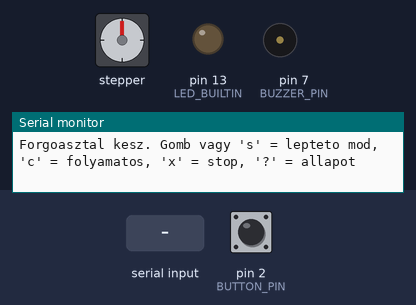
This sketch was run on a simulated Arduino Uno, built with avr-gcc and run on an emulated ATmega328P. On the bench: stepper motor, output pins drawn as LEDs (lit = HIGH), buzzer (waves = sounding), the last lines printed to the serial monitor. Wiring (inferred from the names in the program): stepper motor (2048 steps per turn assumed): coils pin 8, pin 9, pin 10, pin 11. The inputs (shaded band) are chosen by the test bench; at power-on: pin 2 (BUTTON_PIN) HIGH. Pins used as bus, display or sensor lines are not drawn.

Above: at 1.2 s.
1.3 s: pin 2 (BUTTON_PIN) pulled LOW for 0.15 s
At 1.97 s:
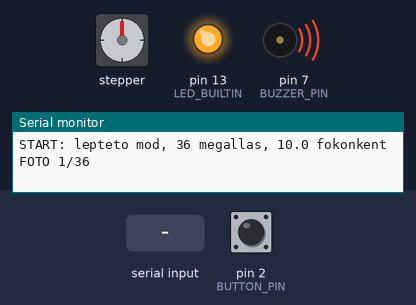
4.4 s: "c90\n" received over Serial
At 7.3 s:
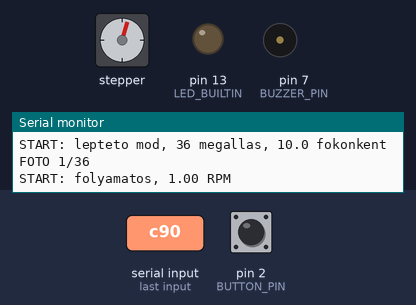
7.4 s: "s90\n" received over Serial
At 8.07 s:
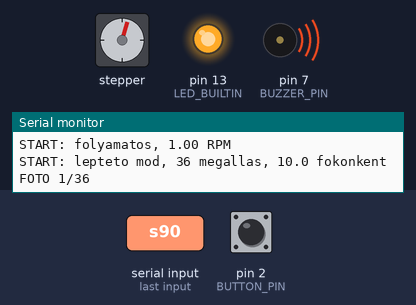
10.4 s: "c,45\n" received over Serial
At 13.3 s:
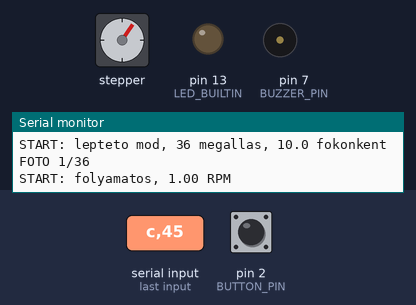
13.4 s: "s,45\n" received over Serial
At 14.07 s:
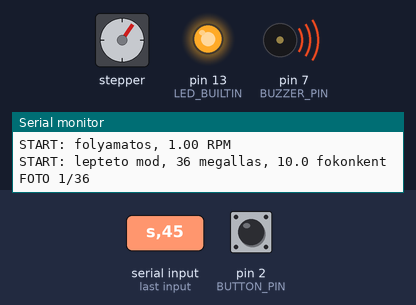
16.4 s: "c\n" received over Serial
At 18.38 s:
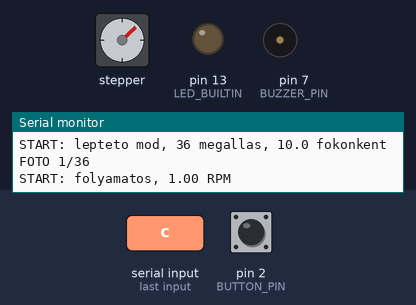
Timing chart, 0 to 22.1 s (numbered marks = the images above; inputs shaded):
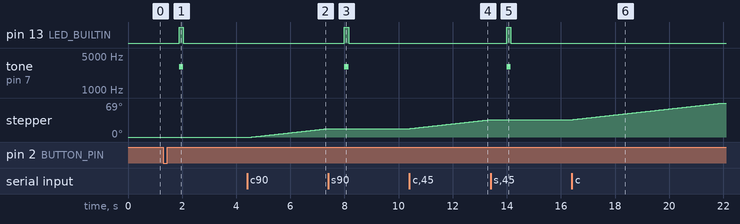

The sketch:

turntable_stepper.ino
```cpp
// Turntable driver: 28BYJ-48 stepper + ULN2003 board on an Arduino Uno/Nano.
//
// Two modes:
//   STEP (default): rotate 360/N degrees, wait until the platform is still, print "FOTO k/N" and beep,
//                   hold still for DWELL ms (the photo is taken by hand meanwhile), repeat N times.
//                   The beep is optional: with no buzzer on D7 it does nothing.
//   CONT:           continuous rotation at RPM (for video mode; ~1 RPM recommended).
//
// Controls: push button on pin 2 (to GND) = start STEP / stop.  Serial monitor at 115200 baud:
//   s = start STEP   c = start CONT   x = stop   ? = status
//   n36 = stops per turn   d2500 = dwell ms   r1.0 = RPM in CONT   b0 / b1 = beep off / on
//
// Wiring: ULN2003 IN1..IN4 → D8..D11, board + → 5V, - → GND (USB power is enough for one 28BYJ-48).
//         Optional piezo buzzer + → D7, - → GND (not used by us).  Button: D2 ↔ GND (optional).
// See README.md next to this file.

const uint8_t COIL_PINS[4] = {8, 9, 10, 11};
const uint8_t BUTTON_PIN = 2;
const uint8_t BUZZER_PIN = 7;

// 28BYJ-48 in half-step mode: 64 half-steps per motor turn x 63.68 gearbox ≈ 4076 per output turn.
// (The often quoted 4096 is 0.5 % off: 1.8° per turn; it would not break photogrammetry either.)
const float STEPS_PER_REV = 4075.77f;
const uint8_t HALF_STEP[8][4] = {
  {1, 0, 0, 0}, {1, 1, 0, 0}, {0, 1, 0, 0}, {0, 1, 1, 0},
  {0, 0, 1, 0}, {0, 0, 1, 1}, {0, 0, 0, 1}, {1, 0, 0, 1},
};

const unsigned long MOVE_STEP_US = 2000;   // half-step period while moving between stops (~7 RPM, gentle)
const unsigned long RAMP_STEP_US = 4000;   // start/end of each move are slower so the object doesn't jerk
const uint8_t RAMP_STEPS = 20;
const unsigned long SETTLE_MS = 600;       // wait for the platform/object to stop wobbling
const unsigned long BEEP_MS = 150;

// Settings (changeable over serial)
int stops = 36;
unsigned long dwellMs = 2500;
float rpm = 1.0f;
bool beepOn = true;

enum Mode { IDLE, STEP_MOVE, STEP_SETTLE, STEP_DWELL, CONT };
Mode mode = IDLE;

long position = 0;          // half-steps since start
long target = 0;
long moveStart = 0;
int stopIndex = 0;          // photo number in the current turn (0 = first)
uint8_t phase = 0;
unsigned long lastStepUs = 0;
unsigned long stateStartMs = 0;
unsigned long contStepUs = 0;
bool lastButton = HIGH;
unsigned long lastButtonMs = 0;
char line[16];
uint8_t lineLen = 0;

void coils(bool on) {
  for (uint8_t i = 0; i < 4; i++) digitalWrite(COIL_PINS[i], on ? HALF_STEP[phase][i] : LOW);
}

void stepOnce() {
  phase = (phase + 1) & 7;
  coils(true);
  position++;
}

void beep() {
  if (!beepOn) return;
  tone(BUZZER_PIN, 3000, BEEP_MS);  // passive buzzer: 3 kHz; an active buzzer just sounds
  digitalWrite(LED_BUILTIN, HIGH);
}

long stopPosition(int k) {
  return (long)(k * STEPS_PER_REV / stops + 0.5f);
}

void startStep() {
  position = 0;
  stopIndex = 0;
  mode = STEP_SETTLE;  // first photo at the starting position
  stateStartMs = millis();
  Serial.print(F("START: lepteto mod, "));
  Serial.print(stops);
  Serial.print(F(" megallas, "));
  Serial.print(360.0f / stops, 1);
  Serial.println(F(" fokonkent"));
}

void startCont() {
  contStepUs = (unsigned long)(60.0e6f / (rpm * STEPS_PER_REV));
  mode = CONT;
  lastStepUs = micros();
  Serial.print(F("START: folyamatos, "));
  Serial.print(rpm, 2);
  Serial.println(F(" RPM"));
}

void stopAll(const __FlashStringHelper *why) {
  mode = IDLE;
  coils(false);  // the gearbox holds the platform; unpowered coils don't heat up
  noTone(BUZZER_PIN);
  digitalWrite(LED_BUILTIN, LOW);
  Serial.println(why);
}

void status() {
  Serial.print(F("mod="));
  const char *names[] = {"IDLE", "STEP_MOVE", "STEP_SETTLE", "STEP_DWELL", "CONT"};
  Serial.print(names[mode]);
  Serial.print(F(" n="));
  Serial.print(stops);
  Serial.print(F(" d="));
  Serial.print(dwellMs);
  Serial.print(F(" r="));
  Serial.print(rpm, 2);
  Serial.print(F(" b="));
  Serial.print(beepOn ? 1 : 0);
  Serial.print(F(" foto="));
  Serial.println(stopIndex);
}

void command(const char *c) {
  float v = atof(c + 1);
  switch (c[0]) {
    case 's': startStep(); break;
    case 'c': startCont(); break;
    case 'x': stopAll(F("STOP")); break;
    case '?': status(); break;
    case 'n': if (v >= 4 && v <= 360) stops = (int)v; status(); break;
    case 'd': if (v >= 300 && v <= 60000) dwellMs = (unsigned long)v; status(); break;
    case 'r': if (v > 0.05f && v <= 10) rpm = v; if (mode == CONT) startCont(); status(); break;
    case 'b': beepOn = v != 0; status(); break;
    default: Serial.println(F("? parancsok: s c x ? n36 d2500 r1.0 b0/b1"));
  }
}

void readSerial() {
  while (Serial.available()) {
    char ch = Serial.read();
    if (ch == '\n' || ch == '\r') {
      if (lineLen) { line[lineLen] = 0; command(line); lineLen = 0; }
    } else if (lineLen < sizeof(line) - 1) {
      line[lineLen++] = ch;
    }
  }
}

void readButton() {
  bool b = digitalRead(BUTTON_PIN);
  if (b != lastButton && millis() - lastButtonMs > 50) {
    lastButtonMs = millis();
    lastButton = b;
    if (b == LOW) {
      if (mode == IDLE) startStep(); else stopAll(F("STOP (gomb)"));
    }
  }
}

void setup() {
  for (uint8_t i = 0; i < 4; i++) pinMode(COIL_PINS[i], OUTPUT);
  pinMode(BUTTON_PIN, INPUT_PULLUP);
  pinMode(BUZZER_PIN, OUTPUT);
  pinMode(LED_BUILTIN, OUTPUT);
  coils(false);
  Serial.begin(115200);
  Serial.println(F("Forgoasztal kesz. Gomb vagy 's' = lepteto mod, 'c' = folyamatos, 'x' = stop, '?' = allapot"));
}

void loop() {
  readSerial();
  readButton();
  unsigned long nowUs = micros();
  unsigned long nowMs = millis();

  switch (mode) {
    case IDLE:
      break;

    case STEP_MOVE: {
      long done = position - moveStart, left = target - position;
      unsigned long period = (done < RAMP_STEPS || left <= RAMP_STEPS) ? RAMP_STEP_US : MOVE_STEP_US;
      if (nowUs - lastStepUs >= period) {
        lastStepUs = nowUs;
        stepOnce();
        if (position >= target) {
          coils(false);
          mode = STEP_SETTLE;
          stateStartMs = nowMs;
        }
      }
      break;
    }

    case STEP_SETTLE:
      if (nowMs - stateStartMs >= SETTLE_MS) {
        beep();
        Serial.print(F("FOTO "));
        Serial.print(stopIndex + 1);
        Serial.print('/');
        Serial.println(stops);
        mode = STEP_DWELL;
        stateStartMs = nowMs;
      }
      break;

    case STEP_DWELL:
      if (nowMs - stateStartMs >= BEEP_MS) digitalWrite(LED_BUILTIN, LOW);
      if (nowMs - stateStartMs >= dwellMs) {
        stopIndex++;
        if (stopIndex >= stops) {
          stopAll(F("KESZ: egy teljes kor. Emeld meg a telefont, es nyomd meg ujra a gombot."));
          break;
        }
        moveStart = position;
        target = stopPosition(stopIndex);
        mode = STEP_MOVE;
        lastStepUs = nowUs;
      }
      break;

    case CONT:
      if (nowUs - lastStepUs >= contStepUs) {
        lastStepUs += contStepUs;  // keeps the average speed exact
        stepOnce();
      }
      break;
  }
}
```

Measured:
- after the input at 1.3 s, pin 13 (LED_BUILTIN): LOW → HIGH after 0.60 s, → LOW 0.15 s later; tone on pin 7 (BUZZER_PIN): silent → 3000 Hz after 0.60 s, → silent 0.15 s later
- after the input at 4.4 s, pin 13 (LED_BUILTIN): stays LOW (without the input it goes to HIGH after 0.91 s); tone on pin 7 (BUZZER_PIN): stays silent (without the input it goes to 3000 Hz after 0.91 s)
- after the input at 7.4 s, pin 13 (LED_BUILTIN): LOW → HIGH after 0.60 s, → LOW 0.15 s later; tone on pin 7 (BUZZER_PIN): silent → 3000 Hz after 0.60 s, → silent 0.15 s later; stepper: stops changing and stays 17°
- after the input at 10.4 s, pin 13 (LED_BUILTIN): stays LOW (without the input it goes to HIGH after 1.0 s); tone on pin 7 (BUZZER_PIN): stays silent (without the input it goes to 3000 Hz after 1.0 s)
- after the input at 13.4 s, pin 13 (LED_BUILTIN): LOW → HIGH after 0.60 s, → LOW 0.15 s later; tone on pin 7 (BUZZER_PIN): silent → 3000 Hz after 0.60 s, → silent 0.15 s later; stepper: stops changing and stays 35°
- after the input at 16.4 s, pin 13 (LED_BUILTIN): stops changing and stays LOW; tone on pin 7 (BUZZER_PIN): stops changing and stays silent
